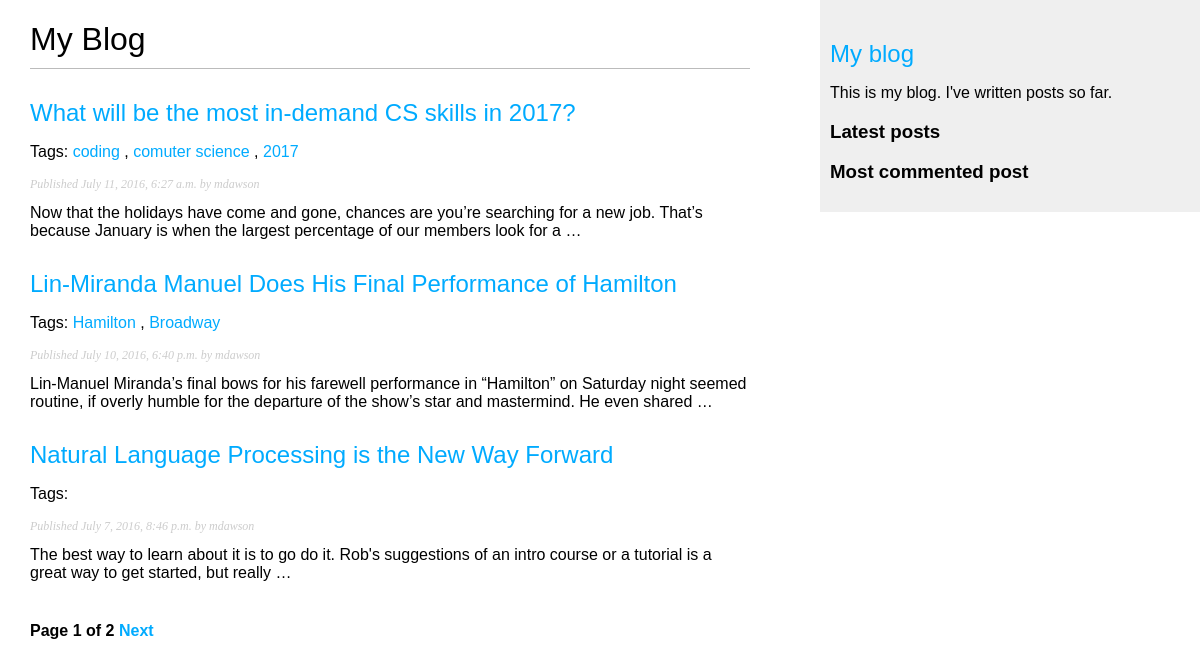
The page /blog/ on the database as committed earlier.
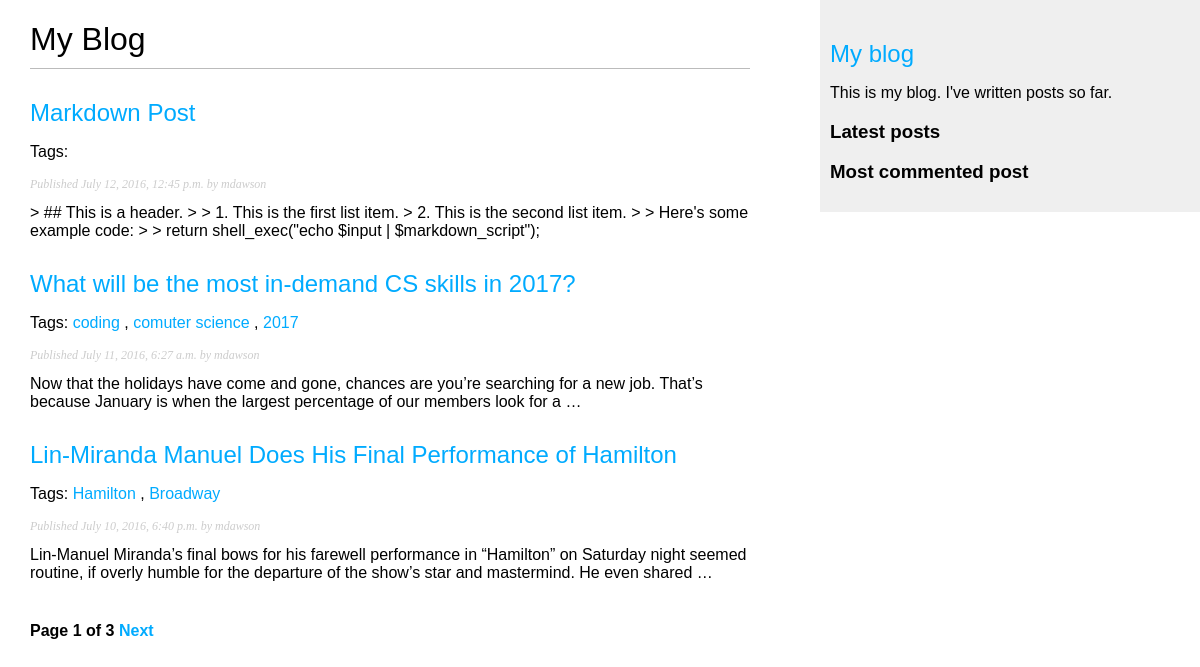
The same page on the database as committed later.
### blog/models.py (models this page shows, shortened)
class Post(models.Model):
	STATUS_CHOICES = (
		('draft', 'Draft'),
		('published', 'Published'),
		)
	title = models.CharField(max_length=250)
	slug = models.SlugField(max_length=250, unique_for_date='publish')
	author = models.ForeignKey(User, related_name='blog_post')
	body = models.TextField()
	publish = models.DateTimeField(default=timezone.now)
	created = models.DateTimeField(auto_now_add=True)
	updated = models.DateTimeField(auto_now=True)
	status = models.CharField(max_length=10,
							choices=STATUS_CHOICES,
							default='draft')
	tags = TaggableManager(blank=True)
	class Meta:
		ordering = ('-publish',)
	objects = models.Manager() #The default manager
	published = PublishedManager() #Our custom manager
	def get_absolute_url(self):
		return reverse('blog:post_detail',
						args=[self.publish.year,
						self.publish.strftime('%m'),
						self.publish.strftime('%d'),
						self.slug])

### blog/views.py (the view)
# urls.py: url(r'^tag/(?P<tag_slug>[-\w]+)/$', views.post_list, name='post_list_by_tag'),
def post_list(request, tag_slug=None):
	object_list = Post.published.all()
	tag = None
	if tag_slug:
		tag = get_object_or_404(Tag, slug=tag_slug)
		object_list = object_list.filter(tags__in=[tag])
	paginator = Paginator(object_list, 3) # three posts on each page
	page = request.GET.get('page')
	try:
		posts = paginator.page(page)
	except PageNotAnInteger:
		posts = paginator.page(1)
	except EmptyPage:
		posts = paginator.page(paginator.num_pages)
	return render(request,
		'blog/post/list.html',
		{'page': page,
		 'posts': posts,
		 'tag': tag})

### blog/models.py (called while the page is built)
	def get_queryset(self):
		return super(PublishedManager, self).get_queryset()\
											.filter(status='published')

### blog/templates/blog/post/list.html (shortened to what this page needs)
{% extends "blog/base.html" %}
{% load blog_tags %}
{%block content%}
	<h1>My Blog</h1>
		{% for post in posts %}
		<h2>
			<a href="{{ post.get_absolute_url }}">
				{{ post.title }}
			</a>
		</h2>
		<p class="tags">Tags:
			{% for tag in post.tags.all %}
				<a href="{% url "blog:post_list_by_tag" tag.slug %}">
					{{ tag.name }}
				</a>
				{% if not forloop.last %},{% endif %}
			{% endfor %}
		</p>
		<p class="date">
			Published {{ post.publish }} by {{ post.author }}
		</p>
		{{ post.body|markdown|truncatewords_html:30 }}
	{% endfor %}
	{% include "pagination.html" with page=posts %}
{% endblock %}

### blog/templates/blog/base.html (shortened to what this page needs)
{% load blog_tags %}
{% load staticfiles %}
<!DOCTYPE html>
<html>
<head>
	<link href="{% static "css/blogs.css" %}" rel="stylesheet">
</head>
<body>
	<div id="content">
		{% block content %}
		{% endblock %}
	</div>
	<div id="sidebar">
		<h2><a href="{% url 'blog:post_list' %}">My blog</a></h2>
		<p>This is my blog. I've written {% total_posts %} posts so far.</p>
		<h3>Latest posts</h3>
	<h3>Most commented post</h3>
	{% get_most_commented_posts 3 as most_commented_posts %}
	</div>
</body>
</html>

### blog/templates/pagination.html (shortened to what this page needs)
<div class="pagination">
	<span class="step-links">
		<span class="current">
			Page {{ page.number }} of {{ page.paginator.num_pages }}
		</span>
		{%  if page.has_next %}
			<a href="?page={{ page.next_page_number }}">Next</a>
		{% endif %}
	</span>
</div>

### blog/static/css/blogs.css (style rules this page uses)
body { margin:0; padding:0; font-family:helvetica, sans-serif; }
a { color:#00abff; text-decoration:none; }
h1 { font-weight:normal; border-bottom:1px solid #bbb; padding:0 0 10px 0; }
h2 { font-weight:normal; margin:30px 0 0; }
#content { float:left; width:60%; padding:0 0 0 30px; }
#sidebar { float:right; width:30%; padding:10px; background:#efefef; height:100%; }
p.date { color:#ccc; font-family: georgia, serif; font-size: 12px; font-style: italic; }
.pagination { margin:40px 0; font-weight:bold; }

Rows that differ between the two databases and show on the page:
no longer on this page (row unchanged): Post: title "Natural Language Processing is the New Way Forward", publish "July 7, 2016, 8:46 p.m.", author "mdawson", body "The best way to learn about it is to go do it. Rob's suggestions of an intro course or a tutorial is a great way to get started, but really …"
added Post: title "Markdown Post", publish "July 12, 2016, 12:45 p.m.", author "mdawson", body "> ## This is a header. > > 1. This is the first list item. > 2. This is the second list item. > > Here's some example code: > > return shell_exec(\"echo $input | $markdown_script\");"
Other text that changed with them:
{{ page.paginator.num_pages }}: "2" → "3"
